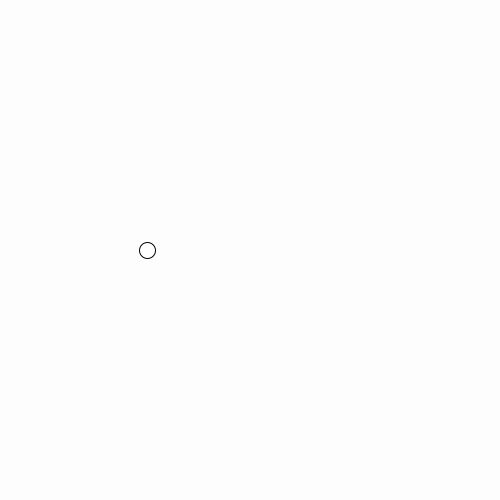
Frame 1 (no input)
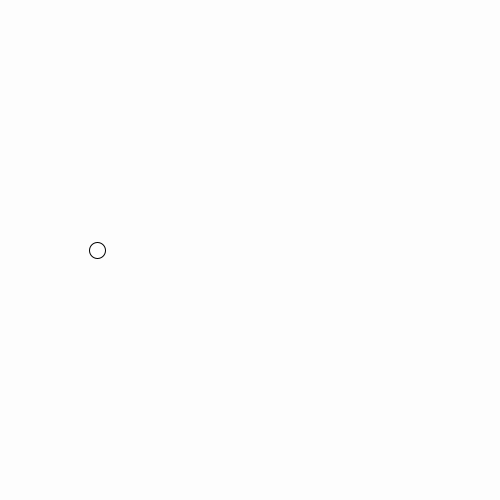
Frame 60 (the mouse pressed at the canvas centre just before this capture)
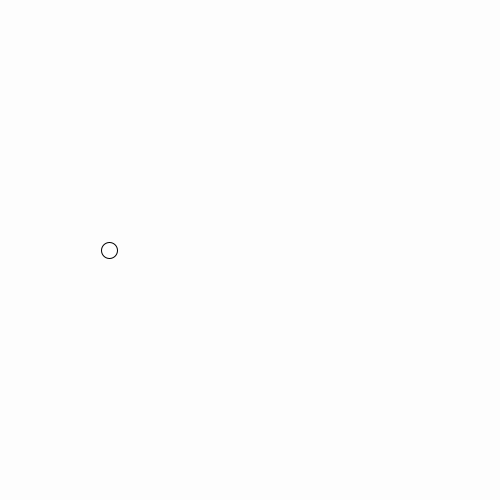
Frame 120 (the mouse held since frame 60 and released just before this capture)

The Processing sketch that drew these frames (run headless with seeded random() and noise(); from frame 60 on, the mouse is pressed at the canvas centre):

// Processing sketch: perlin_noise_01
// ── perlin_noise_01.pde
float t = 10;

void setup(){
	size(500, 500);
}

void draw(){
	background(253);
	float n = noise(t);
	
	float x = map(n, 0, 1, 0, width);
	ellipse(x, height/2, 16, 16);
	t += 0.01;
}
